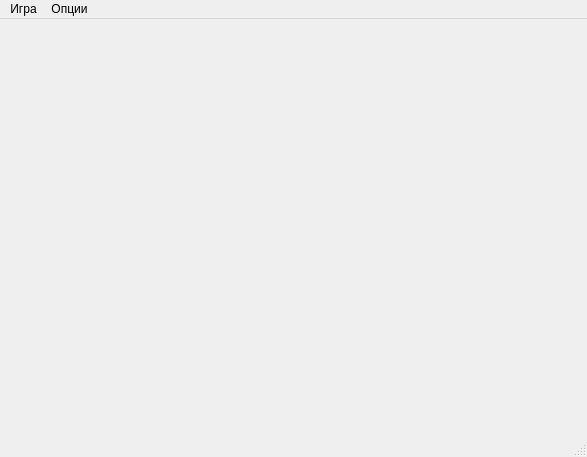
<?xml version="1.0" encoding="UTF-8"?>
<ui version="4.0">
 <class>MainWindow</class>
 <widget class="QMainWindow" name="MainWindow">
  <property name="geometry">
   <rect>
    <x>0</x>
    <y>0</y>
    <width>587</width>
    <height>457</height>
   </rect>
  </property>
  <property name="windowTitle">
   <string>MainWindow</string>
  </property>
  <widget class="QWidget" name="centralwidget">
   <layout class="QGridLayout" name="gridLayout">
    <item row="0" column="0">
     <layout class="QVBoxLayout" name="verticalLayout">
      <item>
       <layout class="QHBoxLayout" name="LayoutForWidget"/>
      </item>
      <item>
       <layout class="QHBoxLayout" name="LayourForChat"/>
      </item>
     </layout>
    </item>
   </layout>
  </widget>
  <widget class="QMenuBar" name="menubar">
   <property name="geometry">
    <rect>
     <x>0</x>
     <y>0</y>
     <width>587</width>
     <height>20</height>
    </rect>
   </property>
   <widget class="QMenu" name="menu">
    <property name="title">
     <string>Игра</string>
    </property>
    <addaction name="game"/>
   </widget>
   <widget class="QMenu" name="menu_2">
    <property name="title">
     <string>Опции</string>
    </property>
    <addaction name="options"/>
   </widget>
   <addaction name="menu"/>
   <addaction name="menu_2"/>
  </widget>
  <widget class="QStatusBar" name="statusbar"/>
  <action name="game">
   <property name="text">
    <string>Новая игра</string>
   </property>
  </action>
  <action name="options">
   <property name="checkable">
    <bool>true</bool>
   </property>
   <property name="text">
    <string>Звук</string>
   </property>
  </action>
 </widget>
 <resources/>
 <connections/>
</ui>
